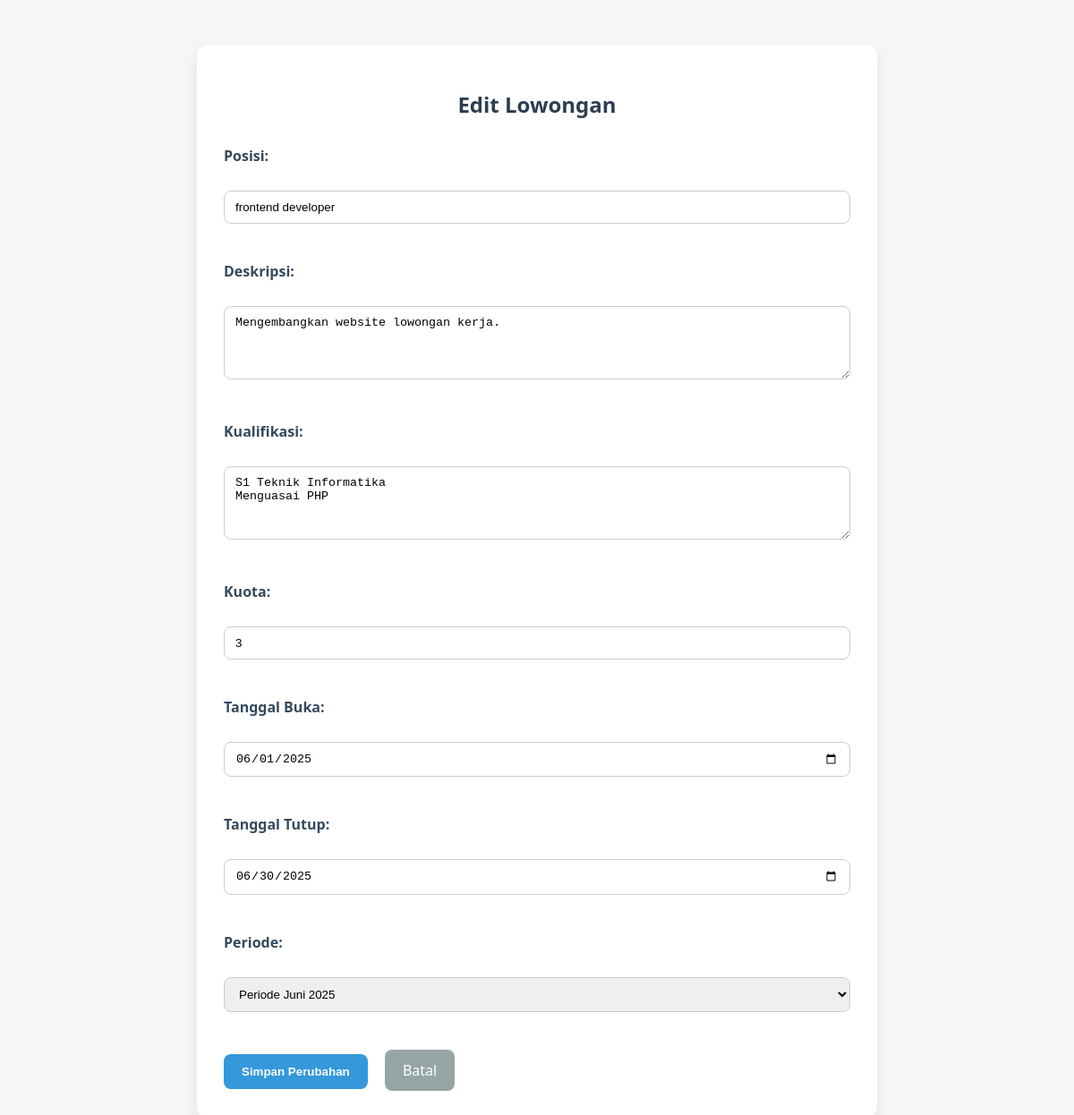
The app's page /loker_perusahaan/departemen/edit_lowongan.php?id=3 (signed in) with its own data.
### tables this page shows
CREATE TABLE `lowongan` (
  `id_lowongan` int(11) NOT NULL,
  `id_department` int(11) DEFAULT NULL,
  `posisi` varchar(100) DEFAULT NULL,
  `deskripsi` text DEFAULT NULL,
  `kualifikasi` text DEFAULT NULL,
  `tanggal_buka` date DEFAULT NULL,
  `tanggal_tutup` date DEFAULT NULL,
  `kuota` int(11) DEFAULT NULL,
  `id_periode` int(11) DEFAULT NULL
);

CREATE TABLE `periode` (
  `id_periode` int(11) NOT NULL,
  `periode` varchar(50) DEFAULT NULL,
  `status` enum('aktif','nonaktif') DEFAULT NULL
);

### loker_perusahaan/departemen/edit_lowongan.php (the view, shortened to what this page needs)
<?php
include '../config/koneksi.php';
$id_user = $_SESSION['id_user'];
$queryDept = "SELECT * FROM department WHERE id_user = $id_user";
$resultDept = mysqli_query($koneksi, $queryDept);
$department = mysqli_fetch_assoc($resultDept);
$id_department = $department['id'];
$id_lowongan = (int)$_GET['id'];
$query = "SELECT * FROM lowongan WHERE id_lowongan = $id_lowongan AND id_department = $id_department";
$result = mysqli_query($koneksi, $query);
$lowongan = mysqli_fetch_assoc($result);
$periodeQuery = mysqli_query($koneksi, "SELECT * FROM periode ORDER BY id_periode DESC");
?>
<!DOCTYPE html>
<html>
<head>
    <link rel="stylesheet" href="../assets/css/departemen/edit_lowongan.css">
</head>
<body>
    <div class="container">
    <h2>Edit Lowongan</h2>
    <form method="post">
        <label>Posisi:</label><br>
        <input type="text" name="posisi" value="<?= htmlspecialchars($lowongan['posisi']) ?>" required><br><br>
        <label>Deskripsi:</label><br>
        <textarea name="deskripsi" rows="4" required><?= htmlspecialchars($lowongan['deskripsi']) ?></textarea><br><br>
        <label>Kualifikasi:</label><br>
        <textarea name="kualifikasi" rows="4" required><?= htmlspecialchars($lowongan['kualifikasi']) ?></textarea><br><br>
        <label>Kuota:</label><br>
        <input type="number" name="kuota" value="<?= (int)$lowongan['kuota'] ?>" required><br><br>
        <label>Tanggal Buka:</label><br>
        <input type="date" name="tanggal_buka" value="<?= htmlspecialchars($lowongan['tanggal_buka']) ?>" required><br><br>
        <label>Tanggal Tutup:</label><br>
        <input type="date" name="tanggal_tutup" value="<?= htmlspecialchars($lowongan['tanggal_tutup']) ?>" required><br><br>
        <label>Periode:</label><br>
        <select name="id_periode" required>
            <?php while ($p = mysqli_fetch_assoc($periodeQuery)) : ?>
                <option value="<?= $p['id_periode'] ?>" <?= ($p['id_periode'] == $lowongan['id_periode']) ? 'selected' : '' ?>>
                    <?= htmlspecialchars($p['periode']) ?>
                </option>
            <?php endwhile; ?>
        </select><br><br>
        <button type="submit">Simpan Perubahan</button>
        <a href="../pages/dashboard_departemen.php">Batal</a>
    </form>
    </div>
</body>
</html>

### loker_perusahaan/assets/css/departemen/edit_lowongan.css (style rules this page uses)
body { font-family: 'Segoe UI', Tahoma, Geneva, Verdana, sans-serif; background: #f4f6f8; margin: 0; padding: 0; }
.container { max-width: 700px; margin: 50px auto; background: #fff; padding: 30px; border-radius: 12px; box-shadow: 0 8px 16px rgba(0, 0, 0, 0.08); }
h2 { text-align: center; color: #2c3e50; margin-bottom: 30px; }
form label { font-weight: 600; display: block; margin-bottom: 6px; color: #34495e; }
form input[type="text"], form input[type="number"], form input[type="date"], form textarea, form select { width: 100%; padding: 10px 12px; margin-bottom: 20px; border: 1px solid #ccc; border-radius: 8px; box-sizing: border-box; transition: border-color 0.3s ease; }
button[type="submit"] { background-color: #3498db; color: white; border: none; padding: 12px 20px; border-radius: 8px; cursor: pointer; font-weight: bold; transition: background-color 0.3s ease; }
a { display: inline-block; margin-left: 15px; padding: 12px 20px; text-decoration: none; background-color: #95a5a6; color: white; border-radius: 8px; transition: background-color 0.3s ease; }

### records on screen
lowongan: posisi "frontend developer", deskripsi "Mengembangkan website lowongan kerja.", kualifikasi "S1 Teknik Informatika Menguasai PHP", kuota "3", tanggal_buka "06/01/2025", tanggal_tutup "06/30/2025", id_periode "Periode Juni 2025"
